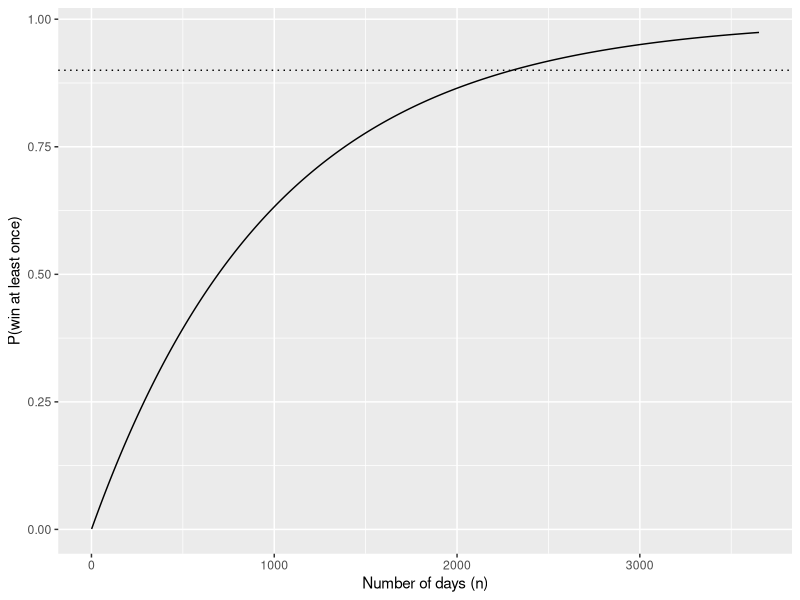
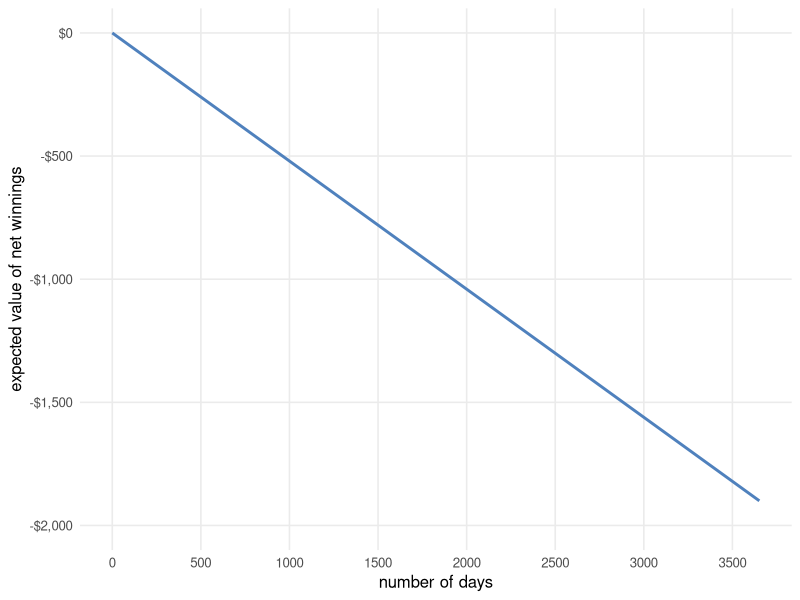

The R script that drew these images, in order:
## ---- chunk 1
knitr::opts_chunk$set(echo = TRUE)
## ---- chunk 2
library(kableExtra)
## ---- chunk 3
library(tidyverse)
data <- data.frame(x = 1:3652) |> 
  mutate(y = 1 - (999/1000)^x)

ggplot(data, aes(x = x, y = y)) +
  geom_line() +
  geom_hline(yintercept = 0.9, linetype = 21) +
  labs(x = "Number of days (n)",
       y = "P(win at least once)")

## ---- chunk 4
library(ggplot2)
library(scales)

# Create data approximating the plot
df <- data.frame(
  days = 0:3652,
  ev = seq(0, -1900, length.out = 3653)
)

ggplot(df, aes(x = days, y = ev)) +
  geom_line(color = "#4F81BD", linewidth = 1) +
  scale_y_continuous(
    labels = dollar_format(prefix = "$"),
    limits = c(-2000, 0)
  ) +
  scale_x_continuous(
    limits = c(0, 3652),
    breaks = seq(0, 3500, by = 500)
  ) +
  labs(
    x = "number of days",
    y = "expected value of net winnings"
  ) +
  theme_minimal(base_size = 12) +
  theme(
    panel.grid.minor = element_blank()
  )
